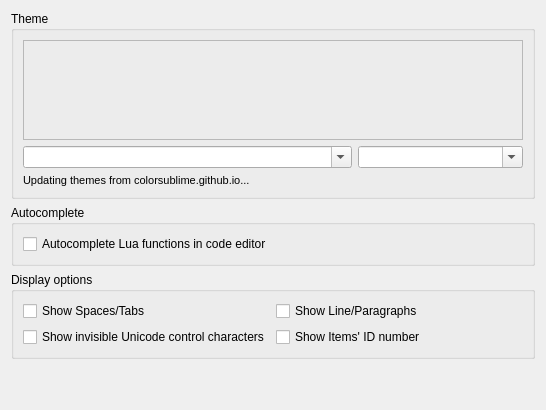
     <widget class="QWidget" name="tab_codeEditor">
      <attribute name="title">
       <string>Editor</string>
      </attribute>
      <layout class="QVBoxLayout" name="verticalLayout_tab_codeEditor">
       <item>
        <widget class="QGroupBox" name="groupbox_codeEditorThemeSelection">
         <property name="title">
          <string>Theme</string>
         </property>
         <layout class="QGridLayout" name="gridLayout_groupbox_codeEditorThemeSelection" columnstretch="2,1">
          <item row="0" column="0" colspan="2">
           <widget class="QFrame" name="frame_edbeePreviewWidget">
            <property name="minimumSize">
             <size>
              <width>500</width>
              <height>100</height>
             </size>
            </property>
            <property name="frameShape">
             <enum>QFrame::StyledPanel</enum>
            </property>
            <property name="frameShadow">
             <enum>QFrame::Raised</enum>
            </property>
            <layout class="QVBoxLayout" name="verticalLayout_frame_edbeePreviewWidget">
             <property name="spacing">
              <number>0</number>
             </property>
             <property name="leftMargin">
              <number>0</number>
             </property>
             <property name="topMargin">
              <number>0</number>
             </property>
             <property name="rightMargin">
              <number>0</number>
             </property>
             <property name="bottomMargin">
              <number>0</number>
             </property>
             <item>
              <widget class="edbee::TextEditorWidget" name="edbeePreviewWidget" native="true">
               <property name="font">
                <font/>
               </property>
              </widget>
             </item>
            </layout>
           </widget>
          </item>
          <item row="1" column="0">
           <widget class="QComboBox" name="code_editor_theme_selection_combobox">
            <property name="editable">
             <bool>true</bool>
            </property>
           </widget>
          </item>
          <item row="1" column="1">
           <widget class="QComboBox" name="script_preview_combobox">
            <property name="editable">
             <bool>true</bool>
            </property>
            <property name="sizeAdjustPolicy">
             <enum>QComboBox::AdjustToContents</enum>
            </property>
           </widget>
          </item>
          <item row="2" column="0" colspan="2">
           <widget class="QLabel" name="theme_download_label">
            <property name="font">
             <font>
              <pointsize>8</pointsize>
             </font>
            </property>
            <property name="text">
             <string>Updating themes from colorsublime.github.io...</string>
            </property>
           </widget>
          </item>
         </layout>
        </widget>
       </item>
       <item>
        <widget class="QGroupBox" name="groupBox_autoComplete">
         <property name="title">
          <string>Autocomplete</string>
         </property>
         <layout class="QVBoxLayout" name="verticalLayout_groupBox_autoComplete">
          <item>
           <widget class="QCheckBox" name="checkBox_autocompleteLuaCode">
            <property name="text">
             <string>Autocomplete Lua functions in code editor</string>
            </property>
           </widget>
          </item>
         </layout>
        </widget>
       </item>
       <item>
        <widget class="QGroupBox" name="groupBox_editorDisplayOptions">
         <property name="title">
          <string>Display options</string>
         </property>
         <layout class="QGridLayout" name="gridLayout_groupBox_editorDisplayOptions">
          <item row="0" column="0">
           <widget class="QCheckBox" name="checkBox_showSpacesAndTabs">
            <property name="toolTip">
             <string>&lt;body&gt;&lt;p&gt;When displaying Lua contents in the main text editor area of the Editor show tabs and spaces with visible marks instead of whitespace.&lt;/p&gt;</string>
            </property>
            <property name="text">
             <string>Show Spaces/Tabs</string>
            </property>
           </widget>
          </item>
          <item row="0" column="1">
           <widget class="QCheckBox" name="checkBox_showLineFeedsAndParagraphs">
            <property name="toolTip">
             <string>&lt;body&gt;&lt;p&gt;When displaying Lua contents in the main text editor area of the Editor show  line and paragraphs ends with visible marks as well as whitespace.&lt;/p&gt;</string>
            </property>
            <property name="text">
             <string>Show Line/Paragraphs</string>
            </property>
           </widget>
          </item>
          <item row="1" column="0">
           <widget class="QCheckBox" name="checkBox_showBidi">
            <property name="toolTip">
             <string>&lt;p&gt;Shows bidirection Unicode characters which can be used to change the meaning of source code while remaining invisible to the eye.&lt;/p&gt;</string>
            </property>
            <property name="text">
             <string>Show invisible Unicode control characters</string>
            </property>
           </widget>
          </item>
          <item row="1" column="1">
           <widget class="QCheckBox" name="checkBox_showIdNumbers">
            <property name="toolTip">
             <string>&lt;p&gt;Shows the &lt;b&gt;unique&lt;/b&gt; ID number that Mudlet uses internally to identify each instance of an item this is the same number that the Lua API functions that create aliases, key-binding, etc. return on success. This may be useful to know when there are multiple items of the same type with the same name and will be incorporated in the names of the related items' Lua scripts in the Central Debug Console output.&lt;/p&gt;&lt;p&gt;Note that although the number assigned to an item is constant during a session of the profile it may be different the next time the profile is loaded if other items are added or removed.&lt;/p&gt;</string>
            </property>
            <property name="text">
             <string>Show Items' ID number</string>
            </property>
           </widget>
          </item>
         </layout>
        </widget>
       </item>
       <item>
        <spacer name="verticalSpacer_codeEditor">
         <property name="orientation">
          <enum>Qt::Vertical</enum>
         </property>
         <property name="sizeHint" stdset="0">
          <size>
           <width>20</width>
           <height>40</height>
          </size>
         </property>
        </spacer>
       </item>
      </layout>
     </widget>
